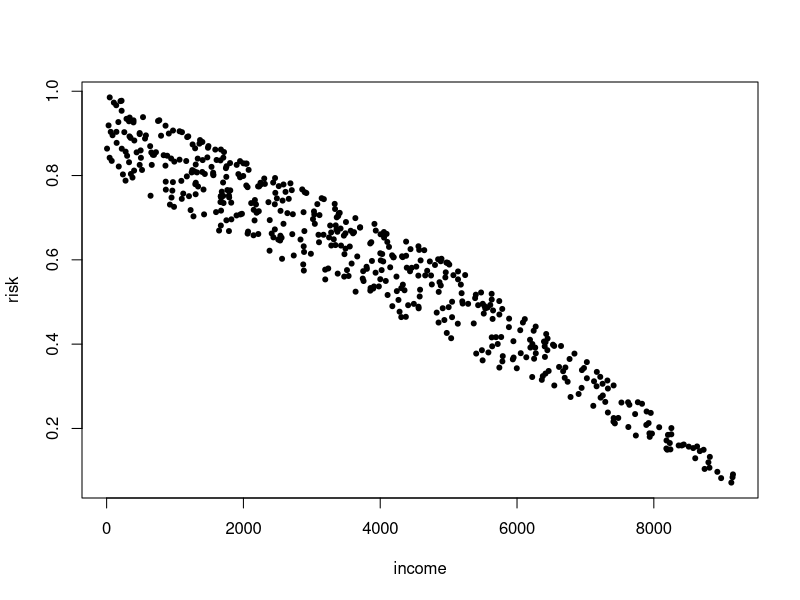
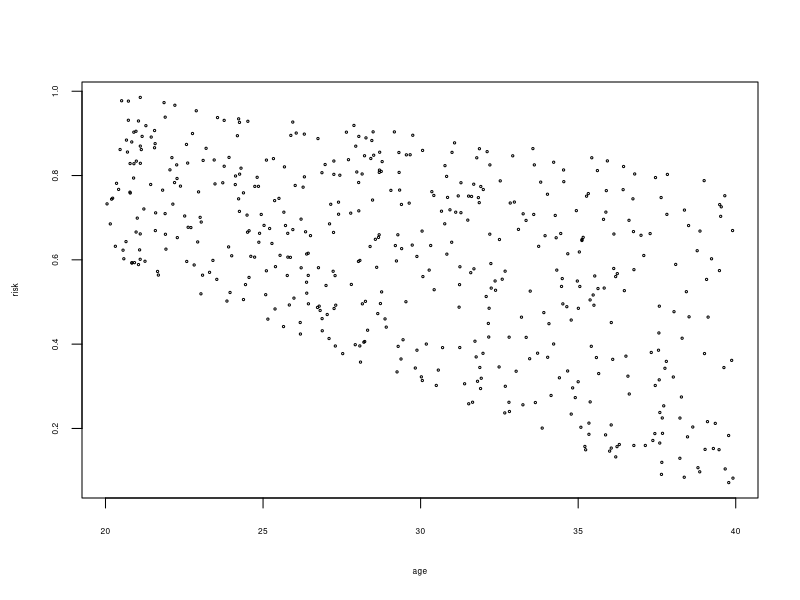
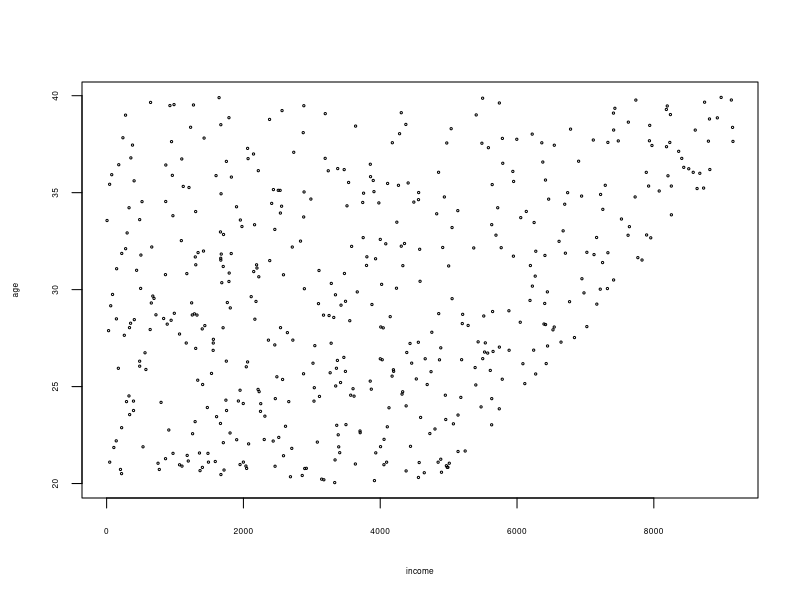

These figures' R source, in order:
# 14.5.2015 I.Zliobaite
# Espoo
# toy example, redlining

set.seed('1981') 
N <- 500

age <- runif(N,20,40)
income <- runif(N,0,10000)
th <- (age-20)/20/2 + 0.5
income <- income*th
risk <- 0.8*(10000-income)/10000 + 0.2*(40-age)/20 

png('fig_risk_income.png',width = 400, height = 400)
plot(income,risk,pch = 20,xlab = 'income',ylab = 'risk')
dev.off()

png('fig_risk_age.png',width = 6, height = 7.5, units = 'cm', res = 160)
plot(age,risk,cex = 0.3,cex.lab=0.5, cex.axis=0.5,xlab = 'age',ylab = 'risk')
dev.off()

png('fig_income_age.png',width = 6, height = 7.5, units = 'cm', res = 160)
plot(income,age,cex = 0.3,cex.lab=0.5, cex.axis=0.5,xlab = 'income',ylab = 'age')
dev.off()

data <- as.data.frame(cbind(risk,income,age))
fit_all <- lm(risk ~ income + age, data=data)
fit_inc <- lm(risk ~ income, data=data)
pr_inc <- predict 

